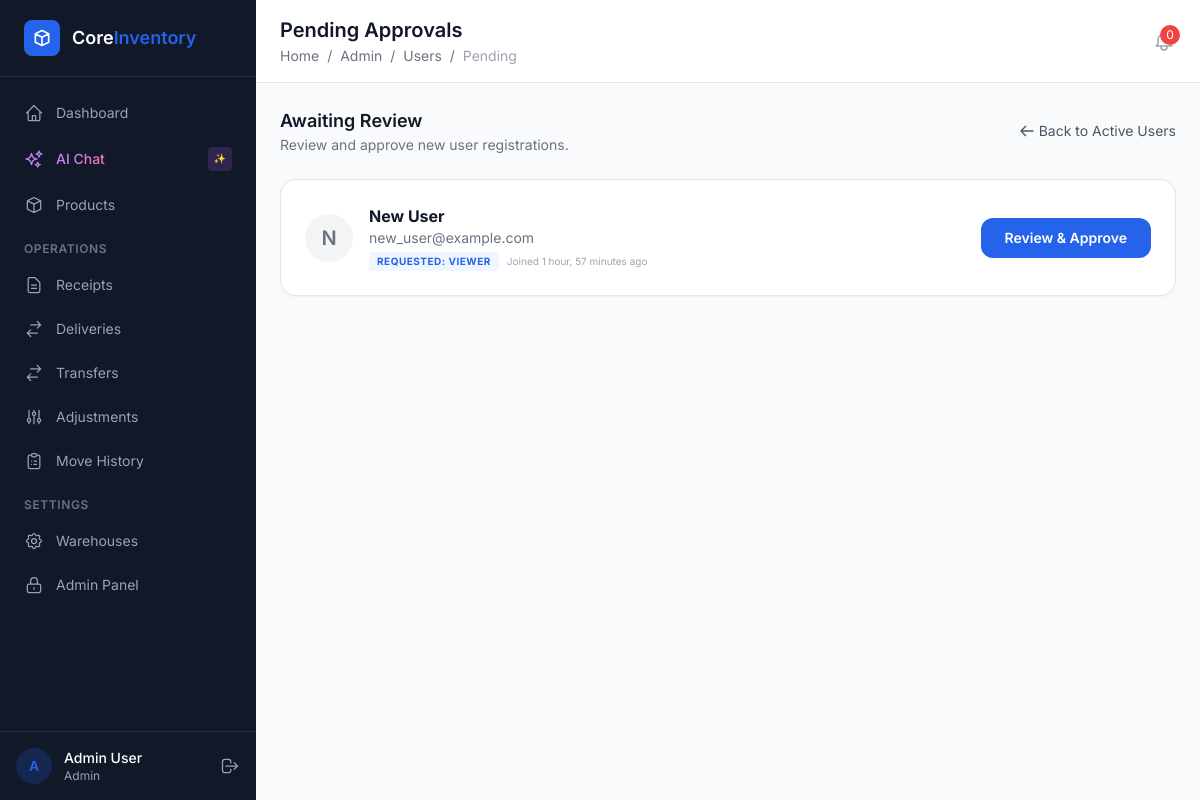
Screenshot of /admin-panel/users/pending/ (signed in) with the database file from the repository.
### apps/accounts/models.py (models this page shows, shortened)
class CustomUser(AbstractUser):
    username = None  # Remove username field
    email = models.EmailField('email address', unique=True)
    full_name = models.CharField(max_length=255, blank=True)
    phone = models.CharField(max_length=20, blank=True)
    avatar = models.ImageField(upload_to='avatars/', blank=True, null=True)
    role = models.ForeignKey(
        'access.Role',
        on_delete=models.SET_NULL,
        null=True,
        blank=True,
        related_name='users',
    )
    warehouse = models.ForeignKey(
        'warehouses.Warehouse',
        on_delete=models.SET_NULL,
        null=True,
        blank=True,
        related_name='users',
        help_text='Restricts user to one warehouse',
    )
    is_approved = models.BooleanField(default=False)
    otp_code = models.CharField(max_length=6, blank=True, null=True)
    otp_expiry = models.DateTimeField(blank=True, null=True)
    USERNAME_FIELD = 'email'
    REQUIRED_FIELDS = ['full_name']
    class Meta:
        verbose_name = 'User'
        verbose_name_plural = 'Users'
        ordering = ['-date_joined']

### apps/access/models.py (models this page shows, shortened)
class Role(models.Model):
    name = models.CharField(max_length=100, unique=True)
    description = models.TextField(blank=True)
    is_system_role = models.BooleanField(
        default=False,
        help_text='System roles cannot be deleted.',
    )
    created_at = models.DateTimeField(auto_now_add=True)
    class Meta:
        ordering = ['name']

### apps/access/views.py (the view)
# urls.py: path('users/pending/', views.pending_user_list, name='pending-user-list'),
@login_required
def pending_user_list(request):
    users = CustomUser.objects.select_related('role', 'warehouse').filter(is_approved=False).order_by('-date_joined')
    return render(request, 'admin_panel/pending_user_list.html', {'users': users})

### apps/access/templatetags/access_tags.py (called while the page is built)
@register.simple_tag
def has_permission(user, codename):
    return has_user_permission(user, codename)

### templates/admin_panel/pending_user_list.html (shortened to what this page needs)
{% extends "base.html" %}
{% block page_title %}Pending Approvals{% endblock %}
{% block breadcrumb %}
<a href="/dashboard/" class="hover:text-primary">Home</a> <span class="mx-1">/</span>
<a href="{% url 'access:dashboard' %}" class="hover:text-primary">Admin</a> <span class="mx-1">/</span>
<a href="{% url 'access:user-list' %}" class="hover:text-primary">Users</a> <span class="mx-1">/</span>
<span class="text-gray-400">Pending</span>
{% endblock %}
{% block content %}
<div class="max-w-4xl mx-auto">
    <div class="flex items-center justify-between mb-6">
        <div>
            <h2 class="text-lg font-semibold text-gray-900">Awaiting Review</h2>
            <p class="text-sm text-gray-500 line-tight">Review and approve new user registrations.</p>
        </div>
        <a href="{% url 'access:user-list' %}" class="text-sm text-gray-600 hover:text-gray-900 flex items-center gap-1">
            <svg class="w-4 h-4" fill="none" stroke="currentColor" viewBox="0 0 24 24"><path stroke-linecap="round" stroke-linejoin="round" stroke-width="2" d="M10 19l-7-7m0 0l7-7m-7 7h18"/></svg>
            Back to Active Users
        </a>
    </div>
    <div class="space-y-4">
        {% for u in users %}
        <div class="bg-white rounded-2xl border border-gray-200 p-6 flex items-center justify-between shadow-sm hover:shadow-md transition-shadow">
            <div class="flex items-center gap-4">
                <div class="w-12 h-12 bg-gray-100 rounded-full flex items-center justify-center">
                    <span class="text-xl font-semibold text-gray-500">{{ u.full_name|make_list|first|default:"?"|upper }}</span>
                </div>
                <div>
                    <h3 class="font-bold text-gray-900">{{ u.full_name|default:"Unnamed User" }}</h3>
                    <p class="text-sm text-gray-500">{{ u.email }}</p>
                    <div class="flex items-center gap-2 mt-1">
                        <span class="px-2 py-0.5 bg-blue-50 text-blue-600 text-[10px] font-bold uppercase tracking-wider rounded">Requested: {{ u.role.name|default:"No Role" }}</span>
                        <span class="text-[10px] text-gray-400">Joined {{ u.date_joined|timesince }} ago</span>
                    </div>
                </div>
            </div>
            <div class="flex items-center gap-3">
                <a href="{% url 'access:approve-user' u.pk %}" class="px-6 py-2.5 bg-blue-600 text-white text-sm font-semibold rounded-xl hover:bg-blue-700 transition">
                    Review & Approve
                </a>
            </div>
        </div>
        {% endfor %}
    </div>
</div>
{% endblock %}

### templates/base.html (shortened to what this page needs)
<!DOCTYPE html>
<html lang="en">
<head>
    <script src="https://cdn.tailwindcss.com"></script>
</head>
<body class="bg-content-bg min-h-screen" x-data="{ logoutModalOpen: false }">
    {% if user.is_authenticated and user.is_approved or user.is_superuser %}
    <div class="flex min-h-screen">
        <aside class="w-64 bg-sidebar-bg text-sidebar-text flex flex-col fixed h-full z-30" x-data="{ open: true }">
            <div class="flex items-center gap-3 px-6 py-5 border-b border-gray-700/50">
                <div class="w-9 h-9 bg-primary rounded-lg flex items-center justify-center">
                    <svg class="w-5 h-5 text-white" fill="none" stroke="currentColor" viewBox="0 0 24 24">
                        <path stroke-linecap="round" stroke-linejoin="round" stroke-width="2" d="M20 7l-8-4-8 4m16 0l-8 4m8-4v10l-8 4m0-10L4 7m8 4v10M4 7v10l8 4"/>
                    </svg>
                </div>
                <div>
                    <span class="text-white font-semibold text-lg">Core</span><span class="text-primary font-semibold text-lg">Inventory</span>
                </div>
            </div>
            <nav class="flex-1 px-3 py-4 space-y-1 overflow-y-auto">
                <a href="/dashboard/" class="sidebar-link flex items-center gap-3 px-3 py-2.5 rounded-lg text-sm {% if request.path == '/dashboard/' %}active text-white{% endif %}">
                    <svg class="w-5 h-5" fill="none" stroke="currentColor" viewBox="0 0 24 24"><path stroke-linecap="round" stroke-linejoin="round" stroke-width="1.5" d="M3 12l2-2m0 0l7-7 7 7M5 10v10a1 1 0 001 1h3m10-11l2 2m-2-2v10a1 1 0 01-1 1h-3m-6 0a1 1 0 001-1v-4a1 1 0 011-1h2a1 1 0 011 1v4a1 1 0 001 1m-6 0h6"/></svg>
                    Dashboard
                </a>
                <button @click="$dispatch('toggle-chat')" class="sidebar-link flex items-center gap-3 px-3 py-2.5 rounded-lg text-sm w-full text-left group" id="chat-sidebar-btn">
                    <span class="bg-gradient-to-r from-purple-400 to-pink-400 bg-clip-text text-transparent font-medium">AI Chat</span>
                    <span class="ml-auto text-[10px] bg-purple-500/20 text-purple-400 px-1.5 py-0.5 rounded font-mono">✨</span>
                </button>
                <a href="/products/" class="sidebar-link flex items-center gap-3 px-3 py-2.5 rounded-lg text-sm {% if '/products/' in request.path %}active text-white{% endif %}">
                    <svg class="w-5 h-5" fill="none" stroke="currentColor" viewBox="0 0 24 24"><path stroke-linecap="round" stroke-linejoin="round" stroke-width="1.5" d="M20 7l-8-4-8 4m16 0l-8 4m8-4v10l-8 4m0-10L4 7m8 4v10M4 7v10l8 4"/></svg>
                    Products
                </a>
                <div class="pt-3 pb-1 px-3">
                    <p class="text-xs font-semibold uppercase tracking-wider text-gray-500">Operations</p>
                </div>
                <a href="/receipts/" class="sidebar-link flex items-center gap-3 px-3 py-2.5 rounded-lg text-sm {% if '/receipts/' in request.path %}active text-white{% endif %}">
                    <svg class="w-5 h-5" fill="none" stroke="currentColor" viewBox="0 0 24 24"><path stroke-linecap="round" stroke-linejoin="round" stroke-width="1.5" d="M9 12h6m-6 4h6m2 5H7a2 2 0 01-2-2V5a2 2 0 012-2h5.586a1 1 0 01.707.293l5.414 5.414a1 1 0 01.293.707V19a2 2 0 01-2 2z"/></svg>
                    Receipts
                </a>
                <a href="/deliveries/" class="sidebar-link flex items-center gap-3 px-3 py-2.5 rounded-lg text-sm {% if '/deliveries/' in request.path %}active text-white{% endif %}">
                    <svg class="w-5 h-5" fill="none" stroke="currentColor" viewBox="0 0 24 24"><path stroke-linecap="round" stroke-linejoin="round" stroke-width="1.5" d="M8 7h12m0 0l-4-4m4 4l-4 4m0 6H4m0 0l4 4m-4-4l4-4"/></svg>
                    Deliveries
                </a>
                <a href="/transfers/" class="sidebar-link flex items-center gap-3 px-3 py-2.5 rounded-lg text-sm {% if '/transfers/' in request.path %}active text-white{% endif %}">
                    <svg class="w-5 h-5" fill="none" stroke="currentColor" viewBox="0 0 24 24"><path stroke-linecap="round" stroke-linejoin="round" stroke-width="1.5" d="M8 7h12m0 0l-4-4m4 4l-4 4m0 6H4m0 0l4 4m-4-4l4-4"/></svg>
                    Transfers
                </a>
                <a href="/adjustments/" class="sidebar-link flex items-center gap-3 px-3 py-2.5 rounded-lg text-sm {% if '/adjustments/' in request.path %}active text-white{% endif %}">
                    <svg class="w-5 h-5" fill="none" stroke="currentColor" viewBox="0 0 24 24"><path stroke-linecap="round" stroke-linejoin="round" stroke-width="1.5" d="M12 6V4m0 2a2 2 0 100 4m0-4a2 2 0 110 4m-6 8a2 2 0 100-4m0 4a2 2 0 110-4m0 4v2m0-6V4m6 6v10m6-2a2 2 0 100-4m0 4a2 2 0 110-4m0 4v2m0-6V4"/></svg>
                    Adjustments
                </a>
                <a href="/ledger/" class="sidebar-link flex items-center gap-3 px-3 py-2.5 rounded-lg text-sm {% if '/ledger/' in request.path %}active text-white{% endif %}">
                    <svg class="w-5 h-5" fill="none" stroke="currentColor" viewBox="0 0 24 24"><path stroke-linecap="round" stroke-linejoin="round" stroke-width="1.5" d="M9 5H7a2 2 0 00-2 2v12a2 2 0 002 2h10a2 2 0 002-2V7a2 2 0 00-2-2h-2M9 5a2 2 0 002 2h2a2 2 0 002-2M9 5a2 2 0 012-2h2a2 2 0 012 2m-3 7h3m-3 4h3m-6-4h.01M9 16h.01"/></svg>
                    Move History
                </a>
                {% load access_tags %}
                {% has_permission request.user 'can_manage_warehouses' as can_settings %}
                {% if can_settings %}
                <div class="pt-3 pb-1 px-3">
                    <p class="text-xs font-semibold uppercase tracking-wider text-gray-500">Settings</p>
                </div>
                <a href="{% url 'warehouses:list' %}" class="sidebar-link flex items-center gap-3 px-3 py-2.5 rounded-lg text-sm">
                    Warehouses
                </a>
                {% endif %}
                {% has_permission request.user 'can_access_admin_panel' as can_admin %}
                {% if can_admin or request.user.is_superuser %}
                <a href="/admin-panel/" class="sidebar-link flex items-center gap-3 px-3 py-2.5 rounded-lg text-sm">
                    <svg class="w-5 h-5" fill="none" stroke="currentColor" viewBox="0 0 24 24"><path stroke-linecap="round" stroke-linejoin="round" stroke-width="1.5" d="M12 15v2m-6 4h12a2 2 0 002-2v-6a2 2 0 00-2-2H6a2 2 0 00-2 2v6a2 2 0 002 2zm10-10V7a4 4 0 00-8 0v4h8z"/></svg>
                    Admin Panel
                </a>
                {% endif %}
            </nav>
            <div class="px-4 py-4 border-t border-gray-700/50">
                <div class="flex items-center gap-3">
                    <div class="w-9 h-9 bg-primary/20 rounded-full flex items-center justify-center">
                        <span class="text-primary text-sm font-semibold">{{ user.full_name|make_list|first|default:"U" }}</span>
                    </div>
                    <div class="flex-1 min-w-0">
                        <p class="text-sm font-medium text-white truncate">{{ user.full_name|default:user.email }}</p>
                        <p class="text-xs text-gray-400 truncate">{{ user.role.name|default:"No Role" }}</p>
                    </div>
                    <button @click="logoutModalOpen = true" class="text-gray-400 hover:text-white transition-colors" title="Logout">
                        <svg class="w-5 h-5" fill="none" stroke="currentColor" viewBox="0 0 24 24"><path stroke-linecap="round" stroke-linejoin="round" stroke-width="1.5" d="M17 16l4-4m0 0l-4-4m4 4H7m6 4v1a3 3 0 01-3 3H6a3 3 0 01-3-3V7a3 3 0 013-3h4a3 3 0 013 3v1"/></svg>
                    </button>
                </div>
            </div>
        </aside>
        <main class="flex-1 ml-64">
            <header class="bg-white border-b border-gray-200 sticky top-0 z-20">
                <div class="flex items-center justify-between px-6 py-4">
                    <div>
                        <h1 class="text-xl font-semibold text-gray-900">{% block page_title %}Dashboard{% endblock %}</h1>
                        <nav class="text-sm text-gray-500 mt-0.5">
                            {% block breadcrumb %}<a href="/dashboard/" class="hover:text-primary">Home</a>{% endblock %}
                        </nav>
                    </div>
                    <div class="flex items-center gap-4">
                        <a href="/alerts/" class="relative text-gray-400 hover:text-gray-600 transition-colors" title="Notifications">
                            <span id="notif-badge" class="absolute -top-1 -right-1 w-5 h-5 bg-red-500 text-white text-xs rounded-full flex items-center justify-center"
                                  hx-get="/alerts/count/" hx-trigger="every 30s" hx-target="#notif-badge" hx-swap="outerHTML">
                                0
                            </span>
                        </a>
                    </div>
                </div>
            </header>
            <div class="p-6">
                {% block content %}{% endblock %}
            </div>
        </main>
    </div>
    {% else %}
    <div class="min-h-screen flex items-center justify-center bg-gradient-to-br from-gray-900 via-gray-800 to-gray-900">
        {% block auth_content %}{% endblock %}
    </div>
    {% endif %}
</body>
</html>

### templates/base.html (style rules this page uses)
:root { --primary: #2563EB; --success: #16A34A; --warning: #D97706; --danger: #DC2626; --info: #0891B2; --sidebar-bg: #111827; --sidebar-text: #9CA3AF; --sidebar-active: #1F2937; --content-bg: #F9FAFB; --card-bg: #FFFFFF; --border: #E5E7EB; }
body { font-family: 'Inter', system-ui, sans-serif; }
.font-mono { font-family: 'JetBrains Mono', monospace; }
.sidebar-link { transition: all 0.15s ease; }

### rows the page displays
CustomUser: full_name|make_list "A", full_name "Admin User", role.name "Admin"
CustomUser: full_name|make_list "N", full_name "New User", email "new_user@example.com", role.name "VIEWER", date_joined "1 hour, 57 minutes"
